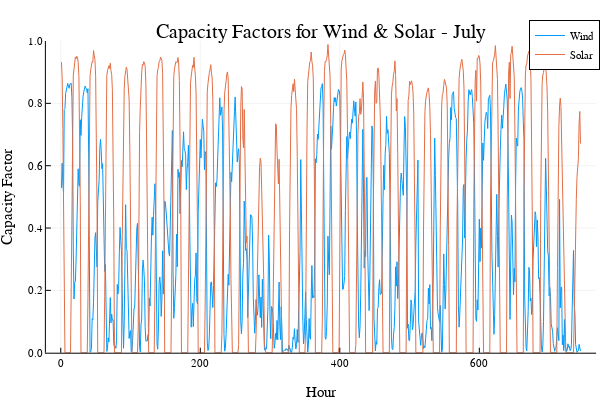

Source (notebook cell):
### Markdown cell above
And here's what July (the peak month for demand) looks like...

### Code cell
july1 = 24*(31*3+30*2+28)
july31 = 24*(31*4+30*2+28)
plot(variability.Wind[july1:july31], ylims=(0,1), label="Wind")
plot!(variability.Solar[july1:july31], ylims=(0,1), label="Solar")
title!("Capacity Factors for Wind & Solar - July")
xaxis!("Hour")
yaxis!("Capacity Factor")

### Figure 1 — Plotly figure (JSON) as saved in the notebook; plotly's stock layout.template omitted (floating-point values rounded to 4 significant figures; data arrays with more than 128 entries replaced by an {"elided": "..."} marker saying what was removed)
{"data": [{"colorbar": {"len": 0.8657, "title": "", "x": 0.9934, "y": 0.5087}, "legendgroup": "Wind", "line": {"color": "rgba(0, 154, 250, 1.000)", "dash": "solid", "shape": "linear", "width": 1}, "mode": "lines", "name": "Wind", "showlegend": true, "type": "scatter", "x": {"elided": "745 int values"}, "xaxis": "x", "y": {"elided": "745 float values"}, "yaxis": "y"}, {"colorbar": {"len": 0.8657, "title": "", "x": 0.9934, "y": 0.5087}, "legendgroup": "Solar", "line": {"color": "rgba(227, 111, 71, 1.000)", "dash": "solid", "shape": "linear", "width": 1}, "mode": "lines", "name": "Solar", "showlegend": true, "type": "scatter", "x": {"elided": "745 int values"}, "xaxis": "x", "y": {"elided": "745 float values"}, "yaxis": "y"}], "layout": {"annotations": [{"font": {"color": "rgba(0, 0, 0, 1.000)", "family": "sans-serif", "size": 20}, "rotation": 0, "showarrow": false, "text": "Capacity Factors for Wind & Solar - July", "x": 0.535, "xanchor": "center", "xref": "paper", "y": 1, "yanchor": "top", "yref": "paper"}], "height": 400, "legend": {"bgcolor": "rgba(255, 255, 255, 1.000)", "bordercolor": "rgba(0, 0, 0, 1.000)", "borderwidth": 1, "font": {"color": "rgba(0, 0, 0, 1.000)", "family": "sans-serif", "size": 11}, "title": {"font": {"color": "rgba(0, 0, 0, 1.000)", "family": "sans-serif", "size": 15}, "text": ""}, "tracegroupgap": 0, "traceorder": "normal", "x": 1, "xanchor": "auto", "y": 1, "yanchor": "auto"}, "margin": {"b": 20, "l": 0, "r": 0, "t": 20}, "paper_bgcolor": "rgba(255, 255, 255, 1.000)", "plot_bgcolor": "rgba(255, 255, 255, 1.000)", "showlegend": true, "width": 600, "xaxis": {"anchor": "y", "domain": [0.07647, 0.9934], "gridcolor": "rgba(0, 0, 0, 0.100)", "gridwidth": 0.5, "linecolor": "rgba(0, 0, 0, 1.000)", "mirror": false, "range": [-21.32, 767.3], "showgrid": true, "showline": true, "showticklabels": true, "tickangle": 0, "tickcolor": "rgb(0, 0, 0)", "tickfont": {"color": "rgba(0, 0, 0, 1.000)", "family": "sans-serif", "size": 11}, "tickmode": "array", "ticks": "inside", "ticktext": ["0", "200", "400", "600"], "tickvals": [0, 200, 400, 600], "title": "Hour", "titlefont": {"color": "rgba(0, 0, 0, 1.000)", "family": "sans-serif", "size": 15}, "type": "-", "visible": true, "zeroline": false, "zerolinecolor": "rgba(0, 0, 0, 1.000)"}, "yaxis": {"anchor": "x", "domain": [0.07581, 0.9415], "gridcolor": "rgba(0, 0, 0, 0.100)", "gridwidth": 0.5, "linecolor": "rgba(0, 0, 0, 1.000)", "mirror": false, "range": [0, 1], "showgrid": true, "showline": true, "showticklabels": true, "tickangle": 0, "tickcolor": "rgb(0, 0, 0)", "tickfont": {"color": "rgba(0, 0, 0, 1.000)", "family": "sans-serif", "size": 11}, "tickmode": "array", "ticks": "inside", "ticktext": ["0.0", "0.2", "0.4", "0.6", "0.8", "1.0"], "tickvals": [0, 0.2, 0.4, 0.6, 0.8, 1], "title": "Capacity Factor", "titlefont": {"color": "rgba(0, 0, 0, 1.000)", "family": "sans-serif", "size": 15}, "type": "-", "visible": true, "zeroline": false, "zerolinecolor": "rgba(0, 0, 0, 1.000)"}}}
